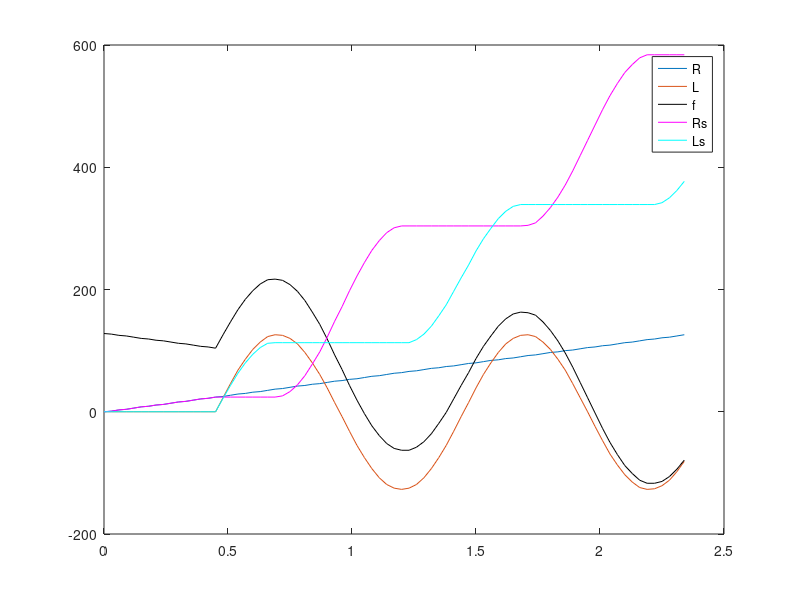

MATLAB code for this plot:
clear all
clc
t = 0:.03:3*pi/4;
r = floor(127*t/(3*pi/4));
l = floor(127*sin(2*pi*t));
maxi = 15;
l = [zeros(1,maxi) l(1:end-maxi)];
%l = [zeros(1,maxi) l(1:end-maxi)];
c = 128-r;
%%
clf
plot(t,r,t,l)
hold on 
%plot(t,c,'r')

%%
f = l+c;
plot(t,f,'k')

%% Reconstruir
%mem
clc
R = 0;
L = 0;
Rs = [];
Ls = [];
Ns = [];
m = 128;
for i=1:length(t)
    v = f(i);
    n = v - m;
    
    Ns = [Ns n];
    % si subio(n>0): actualizar L
    if n>0
        Ln = v-128+R;
        Rn = R; % o Rs(end)
%         pause
    elseif n<0
        % si bajo (n<0): actualizar R
        Rn = L+128-v;
        Ln = L;
    else
        Rn = R;
        Ln = L;
    end
    Ls = [Ls Ln];
    Rs = [Rs Rn];
    
    [i v m n R L]
%     pause
    R = Rn;
    L = Ln;
    m = v;
    
end

%% ver

plot(t,Rs,'m', t,Ls,'c')
legend('R', 'L', 'f', 'Rs', 'Ls')